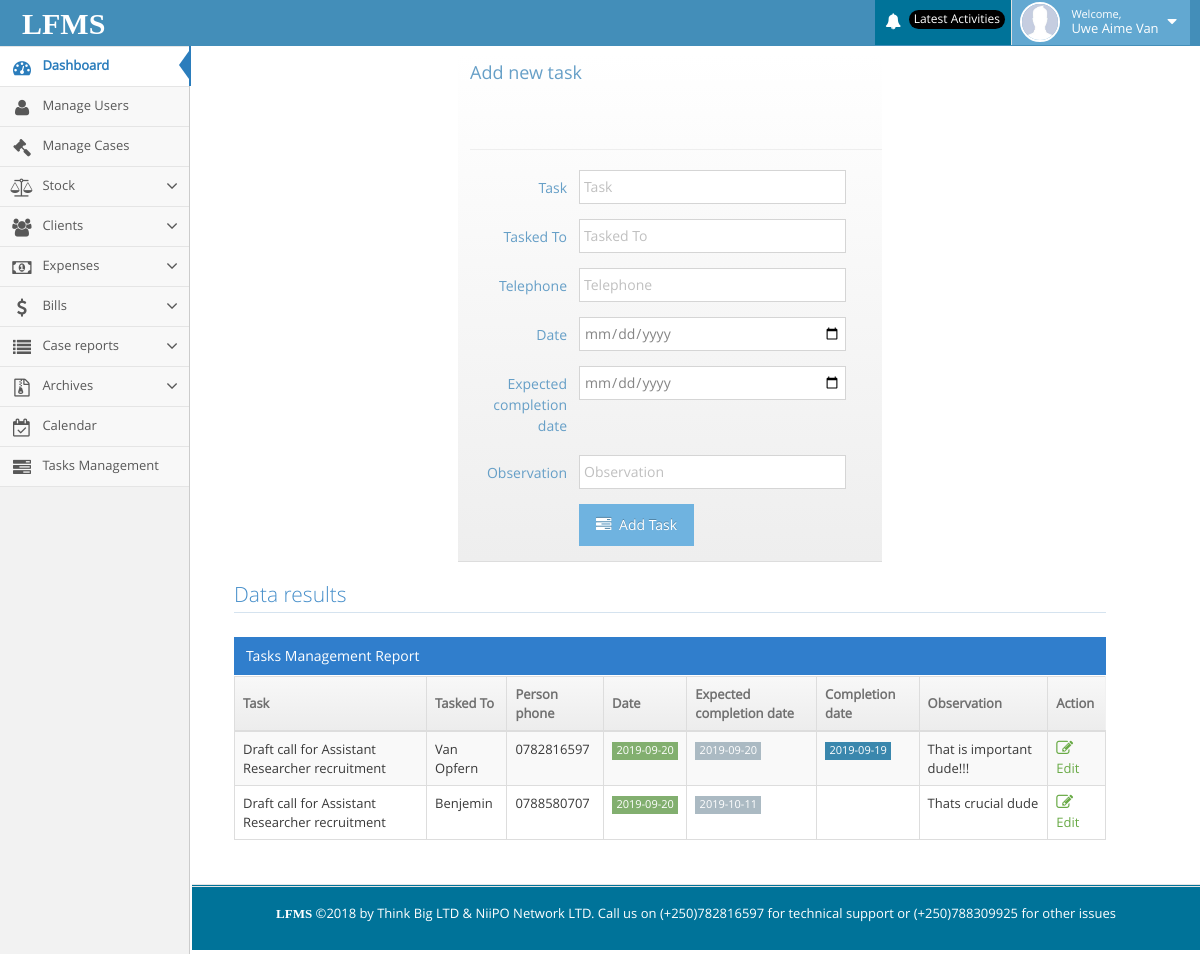
Page /lfms/tasks.php (signed in) on the committed database.
### tables this page shows
CREATE TABLE IF NOT EXISTS `permission` (
  `id` int(11) NOT NULL AUTO_INCREMENT,
  `user_id` varchar(100) NOT NULL,
  `permissions` varchar(200) NOT NULL,
  PRIMARY KEY (`id`)
);

CREATE TABLE IF NOT EXISTS `tasks` (
  `id` int(11) NOT NULL AUTO_INCREMENT,
  `task` varchar(150) NOT NULL,
  `tasked_to` varchar(150) NOT NULL,
  `phone` varchar(200) NOT NULL,
  `open_date` date NOT NULL,
  `ecd` date NOT NULL,
  `cd` date DEFAULT NULL,
  `observation` varchar(250) NOT NULL,
  PRIMARY KEY (`id`)
);

### lfms/tasks.php (the view, shortened to what this page needs)
<?php include("include/header.php"); ?>
<div class="container" style="margin-right: 50px;width: 80%;">
    <div class="page-content">
        <div class="col-xs-12 col-sm-12 col-md-6 col-md-offset-3">
            <div class="widget-header" style="background-color:  #ff9999;">
                <h4 class="widget-title">Add new task</h4>
                <br><br><br>
                <hr>
                <form class="form-horizontal" method="POST">
                    <div class="form-group">
                        <label class="col-sm-3 control-label no-padding-right" for="form-field-2">Task </label>
                        <div class="col-sm-8">
                            <input type="text" id="form-field-2" name="task" placeholder="Task" class="form-control"
                                   required=""/>
                        </div>
                    </div>
                    <div class="form-group">
                        <label class="col-sm-3 control-label no-padding-right" for="form-field-2">Tasked To </label>
                        <div class="col-sm-8">
                            <input type="text" id="form-field-2" name="tasked_to" placeholder="Tasked To"
                                   class="form-control" required=""/>
                        </div>
                    </div>
                    <div class="form-group">
                        <label class="col-sm-3 control-label no-padding-right" for="form-field-2">Telephone  </label>
                        <div class="col-sm-8">
                            <input type="text" id="form-field-2" name="phone" placeholder="Telephone"
                                   class="form-control" required=""/>
                        </div>
                    </div>
                    <div class="form-group">
                        <label class="col-sm-3 control-label no-padding-right" for="timepicker1">Date</label>
                        <div class="col-sm-8">
                            <input type="date" name="open_date" class="form-control" required=""/>
                        </div>
                    </div>
                    <div class="form-group">
                        <label class="col-sm-3 control-label no-padding-right" for="timepicker1">Expected completion date</label>
                        <div class="col-sm-8">
                            <input type="date" name="expected_date" class="form-control" required=""/>
                        </div>
                    </div>
                    <div class="form-group">
                        <label class="col-sm-3 control-label no-padding-right" for="form-field-2">Observation </label>
                        <div class="col-sm-8">
                            <input type="text" id="form-field-2" name="observation" placeholder="Observation"
                                   class="form-control"/>
                        </div>
                    </div>
                    <div class="form-group">
                        <div class="col-md-offset-3 col-md-9">
                            <button class="btn btn-info" type="submit" name="add_new_task">
                                <i class="ace-icon fa fa-tasks bigger-110"></i>
                                Add Task
                            </button>
                        </div>
                    </div>
                </form>
            </div>
        </div>
        <div class="col-xs-12 col-sm-12 col-md-12 col-lg-12 col-xl-12">
            <h3 class="header smaller lighter blue">Data results</h3>
            <div class="clearfix">
            </div>
            <div class="table-header">
                Tasks Management Report
            </div>
            <div>
                <table id="dynamic-table" class="table table-striped table-bordered table-hover">
                    <thead>
                    <tr>
                        <th>Task</th>
                        <th>Tasked To</th>
                        <th>Person phone</th>
                        <th>Date</th>
                        <th>Expected completion date</th>
                        <th>Completion date</th>
                        <th>Observation</th>
                        <th>Action</th>
                    </tr>
                    </thead>
                    <tbody>
                    <?php
                    $select = "SELECT * FROM tasks ORDER BY ecd ASC";
                    $result = mysqli_query($db, $select);
                    while ($row = mysqli_fetch_array($result)) {
                        $id = $row['id'];
                        $task = $row['task'];
                        $tasked_to = $row['tasked_to'];
                        $phone = $row['phone'];
                        $open_date = $row['open_date'];
                        $ecd = $row['ecd'];
                        $cd = $row['cd'];
                        $observation = $row['observation'];
                        ?>
                        <tr>
                            <td><?php echo $task; ?></td>
                            <td><?php echo $tasked_to; ?></td>
                            <td><?php echo $phone; ?></td>
                            <td><span class="label label-sm label-success"><?php echo $open_date; ?></span></td>
                            <td class="hidden-480"><span class="label label-sm label-default"><?php echo $ecd; ?></span>
                            </td>
                            <td><span class="label label-sm label-info"><?php echo $cd; ?></span></td>
                            <td class="hidden-480">
                                <?php echo $observation; ?>
                            </td>
                            <td>
                                <a class="green" href="edit_tasks.php?tasks_id=<?php echo $id ?>"
                                   title="Edit this case">
                                    <i class="ace-icon fa fa-pencil-square-o bigger-130"></i>
                                    Edit
                                </a>
                            </td>
                        </tr>
                    <?php } ?>
                    </tbody>
                </table>
            </div>
        </div>
    </div>
</div>
<br><?php include("include/footer.php"); ?>

### lfms/include/header.php (shortened to what this page needs)
<?php include("include/connection.php"); ?>
<!DOCTYPE html>
<html lang="en">
<head>
    <link rel="stylesheet" href="assets/css/bootstrap.min.css"/>
    <link rel="stylesheet" href="assets/font-awesome/4.5.0/css/font-awesome.min.css"/>
    <link rel="stylesheet" href="assets/css/ace.min.css" class="ace-maican-stylesheet" id="main-ace-style"/>
    <link rel="stylesheet" href="assets/css/ace-skins.min.css"/>
    <link rel="stylesheet" href="assets/css/ace-rtl.min.css"/>
</head>
<body class="no-skin">
<div id="navbar" class="navbar navbar-default ace-save-state">
    <div class="navbar-container ace-save-state" id="navbar-container">
        <div class="navbar-header pull-left">
            <a href="home.php" class="navbar-brand" style="margin-top:4px;">
                <small>
                    <span style="color:#fff;font-weight:bold;font-family:century gothic;font-size:30px;">LFMS</span>
                </small>
            </a>
        </div>
        <div class="navbar-buttons navbar-header pull-right" role="navigation">
            <ul class="nav ace-nav">
                <?php
                if (isset($_SESSION['user_id'])) {
                    $user_id = $_SESSION['user_id'];
                    $username = $_SESSION['username'];
                    ?>
                    <li class="purple dropdown-modal">
                        <a data-toggle="dropdown" class="dropdown-toggle" href="#" style="background-color: #007399;">
                            <i class="ace-icon fa fa-bell icon-animated-bell"></i>
                            <span class="badge badge-important" style="background-color: #000;">Latest Activities</span>
                        </a>
                    </li>
                    <li class="light-blue dropdown-modal">
                        <a data-toggle="dropdown" href="#" class="dropdown-toggle">
                            <img class="nav-user-photo" src="images/a.jpg" alt="Username"/>
                            <span class="user-info">
                                    <small>Welcome,</small>
                                <?php echo $username; ?>
                                </span>
                            <i class="ace-icon fa fa-caret-down"></i>
                        </a>
                    </li>
                <?php } ?>
            </ul>
        </div>
    </div>
</div>
<div class="main-container ace-save-state" id="main-container">
    <div id="sidebar" class="sidebar responsive ace-save-state">
        <ul class="nav nav-list">
            <li class="active">
                <a href="home.php">
                    <i class="menu-icon fa fa-tachometer"></i>
                    <span class="menu-text"> Dashboard </span>
                </a>
            </li>
            <?php
            $select_all_permission = "SELECT * FROM permission WHERE `user_id` = '" . $user_id . "'";
            $result_all_permission = mysqli_query($db, $select_all_permission);
            while ($row_all = mysqli_fetch_array($result_all_permission)) {
                $permission_all = $row_all['permissions'];
                if ($permission_all == 2) {
                    ?>
                    <li class="">
                        <a href="super_lawyer_page.php">
                            <i class="menu-icon fa fa-user"></i>
                            <span class="menu-text"> Manage Users </span>
                        </a>
                    </li>
                <?php } elseif ($permission_all == 3) {
                    ?>
                    <li class="">
                        <a href="my_case.php">
                            <i class="menu-icon fa fa-legal"></i>
                            <span class="menu-text"> Manage Cases </span>
                        </a>
                    </li>
                <?php } elseif ($permission_all == 5) {
                    ?>
                    <li class="">
                        <a href="#" class="dropdown-toggle">
                            <i class="menu-icon fa fa-group"></i>
                            <span class="menu-text"> Clients </span>
                            <b class="arrow fa fa-angle-down"></b>
                        </a>
                    </li>
                    <?php
                } elseif ($permission_all == 4) {
                    ?>
                    <li class="">
                        <a href="#" class="dropdown-toggle">
                            <i class="menu-icon fa fa-balance-scale"></i>
                            <span class="menu-text"> Stock</span>
                            <b class="arrow fa fa-angle-down"></b>
                        </a>
                    </li>
                    <?php
                } elseif ($permission_all == 6) {
                    ?>
                    <li class="">
                        <a href="#" class="dropdown-toggle">
                            <i class="menu-icon fa fa-money"></i>
                            <span class="menu-text"> Expenses</span>
                            <b class="arrow fa fa-angle-down"></b>
                        </a>
                    </li>
                    <?php
                } elseif ($permission_all == 7) {
                    ?>
                    <li class="">
                        <a href="#" class="dropdown-toggle">
                            <i class="menu-icon fa fa-dollar"></i>
                            <span class="menu-text"> Bills </span>
                            <b class="arrow fa fa-angle-down"></b>
                        </a>
                    </li>
                    <?php
                } elseif ($permission_all == 8) {
                    ?>
                    <li class="">
                        <a href="#" class="dropdown-toggle">
                            <i class="menu-icon fa fa-list"></i>
                            <span class="menu-text"> Case reports </span>
                            <b class="arrow fa fa-angle-down"></b>
                        </a>
                    </li>
                    <li class="">
                        <a href="#" class="dropdown-toggle">
                            <i class="menu-icon fa fa-file-archive-o"></i>
                            <span class="menu-text"> Archives </span>
                            <b class="arrow fa fa-angle-down"></b>
                        </a>
                    </li>
                <?php } elseif ($permission_all == 9) {
                    ?>
                    <li class="">
                        <a href="calendar.php">
                            <i class="menu-icon fa fa-calendar-check-o"></i>
                            <span class="menu-text"> Calendar </span>
                        </a>
                    </li>
                <?php } elseif ($permission_all == 10) {
                    ?>
                    <li class="">
                        <a href="tasks.php">
                            <i class="menu-icon fa fa-tasks"></i>
                            <span class="menu-text"> Tasks Management </span>
                        </a>
                    </li>
                <?php }
            } ?>
        </ul>
    </div>
</div>
</body>
</html>

### rows in the picture
permission: permissions "2" (drawn)
permission: permissions "3" (drawn)
permission: permissions "4" (drawn)
permission: permissions "5" (drawn)
permission: permissions "6" (drawn)
permission: permissions "7" (drawn)
permission: permissions "8" (drawn)
permission: permissions "9" (drawn)
permission: permissions "10" (drawn)
tasks: task "Draft call for Assistant Researcher recruitment", tasked_to "Van Opfern", phone "0782816597", open_date "2019-09-20", ecd "2019-09-20", cd "2019-09-19", observation "That is important dude!!!"
tasks: task "Draft call for Assistant Researcher recruitment", tasked_to "Benjemin", phone "0788580707", open_date "2019-09-20", ecd "2019-10-11", observation "Thats crucial dude"

### other values in the picture
$username "Uwe Aime Van"
